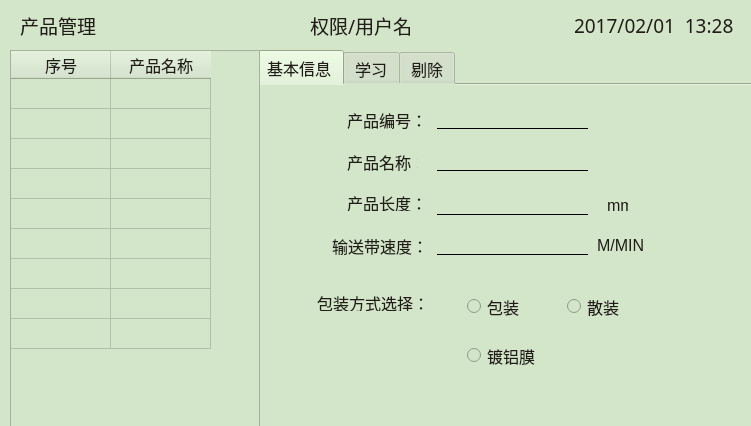
<?xml version="1.0" encoding="UTF-8"?>
<ui version="4.0">
 <class>Management</class>
 <widget class="QWidget" name="Management">
  <property name="geometry">
   <rect>
    <x>0</x>
    <y>0</y>
    <width>751</width>
    <height>426</height>
   </rect>
  </property>
  <property name="palette">
   <palette>
    <active>
     <colorrole role="Button">
      <brush brushstyle="SolidPattern">
       <color alpha="255">
        <red>212</red>
        <green>230</green>
        <blue>202</blue>
       </color>
      </brush>
     </colorrole>
     <colorrole role="Base">
      <brush brushstyle="SolidPattern">
       <color alpha="255">
        <red>212</red>
        <green>230</green>
        <blue>202</blue>
       </color>
      </brush>
     </colorrole>
     <colorrole role="Window">
      <brush brushstyle="SolidPattern">
       <color alpha="255">
        <red>212</red>
        <green>230</green>
        <blue>202</blue>
       </color>
      </brush>
     </colorrole>
    </active>
    <inactive>
     <colorrole role="Button">
      <brush brushstyle="SolidPattern">
       <color alpha="255">
        <red>212</red>
        <green>230</green>
        <blue>202</blue>
       </color>
      </brush>
     </colorrole>
     <colorrole role="Base">
      <brush brushstyle="SolidPattern">
       <color alpha="255">
        <red>212</red>
        <green>230</green>
        <blue>202</blue>
       </color>
      </brush>
     </colorrole>
     <colorrole role="Window">
      <brush brushstyle="SolidPattern">
       <color alpha="255">
        <red>212</red>
        <green>230</green>
        <blue>202</blue>
       </color>
      </brush>
     </colorrole>
    </inactive>
    <disabled>
     <colorrole role="Button">
      <brush brushstyle="SolidPattern">
       <color alpha="255">
        <red>212</red>
        <green>230</green>
        <blue>202</blue>
       </color>
      </brush>
     </colorrole>
     <colorrole role="Base">
      <brush brushstyle="SolidPattern">
       <color alpha="255">
        <red>212</red>
        <green>230</green>
        <blue>202</blue>
       </color>
      </brush>
     </colorrole>
     <colorrole role="Window">
      <brush brushstyle="SolidPattern">
       <color alpha="255">
        <red>212</red>
        <green>230</green>
        <blue>202</blue>
       </color>
      </brush>
     </colorrole>
    </disabled>
   </palette>
  </property>
  <property name="windowTitle">
   <string>Form</string>
  </property>
  <property name="styleSheet">
   <string notr="true">background-color: rgb(212, 230, 202);</string>
  </property>
  <widget class="QLabel" name="DateTime">
   <property name="geometry">
    <rect>
     <x>574</x>
     <y>10</y>
     <width>176</width>
     <height>31</height>
    </rect>
   </property>
   <property name="font">
    <font>
     <family>微软雅黑</family>
     <pointsize>14</pointsize>
    </font>
   </property>
   <property name="styleSheet">
    <string notr="true">color: rgb(33, 28, 23);</string>
   </property>
   <property name="frameShape">
    <enum>QFrame::NoFrame</enum>
   </property>
   <property name="text">
    <string>2017/02/01  13:28</string>
   </property>
  </widget>
  <widget class="QLabel" name="ManaLabel">
   <property name="enabled">
    <bool>true</bool>
   </property>
   <property name="geometry">
    <rect>
     <x>20</x>
     <y>10</y>
     <width>101</width>
     <height>31</height>
    </rect>
   </property>
   <property name="font">
    <font>
     <family>微软雅黑</family>
     <pointsize>14</pointsize>
    </font>
   </property>
   <property name="styleSheet">
    <string notr="true">color: rgb(33, 28, 23);</string>
   </property>
   <property name="frameShape">
    <enum>QFrame::NoFrame</enum>
   </property>
   <property name="text">
    <string>产品管理</string>
   </property>
   <property name="textInteractionFlags">
    <set>Qt::LinksAccessibleByMouse</set>
   </property>
  </widget>
  <widget class="QWidget" name="gridLayoutWidget">
   <property name="geometry">
    <rect>
     <x>10</x>
     <y>50</y>
     <width>741</width>
     <height>381</height>
    </rect>
   </property>
   <layout class="QGridLayout" name="gridLayout">
    <item row="0" column="1">
     <widget class="QWidget" name="widget" native="true">
      <widget class="QTabWidget" name="tabWidget">
       <property name="geometry">
        <rect>
         <x>245</x>
         <y>0</y>
         <width>501</width>
         <height>379</height>
        </rect>
       </property>
       <property name="font">
        <font>
         <family>幼圆</family>
         <pointsize>12</pointsize>
        </font>
       </property>
       <property name="styleSheet">
        <string notr="true">color: rgb(33, 28, 23);
background-color: rgb(212, 230, 202);</string>
       </property>
       <property name="currentIndex">
        <number>0</number>
       </property>
       <widget class="QWidget" name="tab1">
        <attribute name="title">
         <string>基本信息</string>
        </attribute>
        <widget class="QLabel" name="label">
         <property name="geometry">
          <rect>
           <x>90</x>
           <y>25</y>
           <width>81</width>
           <height>20</height>
          </rect>
         </property>
         <property name="font">
          <font>
           <family>楷体</family>
           <pointsize>12</pointsize>
          </font>
         </property>
         <property name="styleSheet">
          <string notr="true">color: rgb(33, 28, 23);</string>
         </property>
         <property name="text">
          <string>产品编号：</string>
         </property>
        </widget>
        <widget class="QLabel" name="label_2">
         <property name="geometry">
          <rect>
           <x>90</x>
           <y>110</y>
           <width>81</width>
           <height>16</height>
          </rect>
         </property>
         <property name="font">
          <font>
           <family>楷体</family>
           <pointsize>12</pointsize>
          </font>
         </property>
         <property name="styleSheet">
          <string notr="true">color: rgb(33, 28, 23);</string>
         </property>
         <property name="text">
          <string>产品长度：</string>
         </property>
        </widget>
        <widget class="QLabel" name="label_3">
         <property name="geometry">
          <rect>
           <x>60</x>
           <y>210</y>
           <width>111</width>
           <height>16</height>
          </rect>
         </property>
         <property name="font">
          <font>
           <family>楷体</family>
           <pointsize>12</pointsize>
          </font>
         </property>
         <property name="styleSheet">
          <string notr="true">color: rgb(33, 28, 23);</string>
         </property>
         <property name="text">
          <string>包装方式选择：</string>
         </property>
        </widget>
        <widget class="QLabel" name="label_4">
         <property name="geometry">
          <rect>
           <x>90</x>
           <y>66</y>
           <width>71</width>
           <height>21</height>
          </rect>
         </property>
         <property name="font">
          <font>
           <family>楷体</family>
           <pointsize>12</pointsize>
          </font>
         </property>
         <property name="styleSheet">
          <string notr="true">color: rgb(33, 28, 23);</string>
         </property>
         <property name="text">
          <string>产品名称：</string>
         </property>
        </widget>
        <widget class="QLabel" name="label_5">
         <property name="geometry">
          <rect>
           <x>75</x>
           <y>150</y>
           <width>91</width>
           <height>21</height>
          </rect>
         </property>
         <property name="font">
          <font>
           <family>楷体</family>
           <pointsize>12</pointsize>
          </font>
         </property>
         <property name="styleSheet">
          <string notr="true">color: rgb(33, 28, 23);</string>
         </property>
         <property name="text">
          <string>输送带速度：</string>
         </property>
        </widget>
        <widget class="QRadioButton" name="packButton">
         <property name="enabled">
          <bool>true</bool>
         </property>
         <property name="geometry">
          <rect>
           <x>210</x>
           <y>210</y>
           <width>71</width>
           <height>23</height>
          </rect>
         </property>
         <property name="font">
          <font>
           <family>楷体</family>
           <pointsize>12</pointsize>
          </font>
         </property>
         <property name="text">
          <string>包装</string>
         </property>
        </widget>
        <widget class="QRadioButton" name="bulkButton">
         <property name="geometry">
          <rect>
           <x>310</x>
           <y>210</y>
           <width>61</width>
           <height>23</height>
          </rect>
         </property>
         <property name="font">
          <font>
           <family>楷体</family>
           <pointsize>12</pointsize>
          </font>
         </property>
         <property name="styleSheet">
          <string notr="true">color: rgb(33, 28, 23);</string>
         </property>
         <property name="text">
          <string>散装</string>
         </property>
        </widget>
        <widget class="QRadioButton" name="AluminizerButton">
         <property name="enabled">
          <bool>true</bool>
         </property>
         <property name="geometry">
          <rect>
           <x>210</x>
           <y>260</y>
           <width>81</width>
           <height>21</height>
          </rect>
         </property>
         <property name="font">
          <font>
           <family>楷体</family>
           <pointsize>12</pointsize>
          </font>
         </property>
         <property name="styleSheet">
          <string notr="true">color: rgb(33, 28, 23);</string>
         </property>
         <property name="text">
          <string>镀铝膜</string>
         </property>
        </widget>
        <widget class="QLabel" name="label_27">
         <property name="geometry">
          <rect>
           <x>350</x>
           <y>110</y>
           <width>21</width>
           <height>20</height>
          </rect>
         </property>
         <property name="font">
          <font>
           <pointsize>12</pointsize>
          </font>
         </property>
         <property name="text">
          <string>mm</string>
         </property>
        </widget>
        <widget class="QLabel" name="label_28">
         <property name="geometry">
          <rect>
           <x>340</x>
           <y>150</y>
           <width>51</width>
           <height>20</height>
          </rect>
         </property>
         <property name="font">
          <font>
           <pointsize>12</pointsize>
          </font>
         </property>
         <property name="text">
          <string>M/MIN</string>
         </property>
        </widget>
        <widget class="QLineEdit" name="NumEdit">
         <property name="enabled">
          <bool>true</bool>
         </property>
         <property name="geometry">
          <rect>
           <x>180</x>
           <y>24</y>
           <width>151</width>
           <height>20</height>
          </rect>
         </property>
         <property name="focusPolicy">
          <enum>Qt::StrongFocus</enum>
         </property>
         <property name="styleSheet">
          <string notr="true">border:none;
border-bottom:1px solid #000;
background-color: rgb(212, 230, 202);</string>
         </property>
        </widget>
        <widget class="QLineEdit" name="NameEdit">
         <property name="enabled">
          <bool>true</bool>
         </property>
         <property name="geometry">
          <rect>
           <x>180</x>
           <y>66</y>
           <width>151</width>
           <height>20</height>
          </rect>
         </property>
         <property name="focusPolicy">
          <enum>Qt::StrongFocus</enum>
         </property>
         <property name="styleSheet">
          <string notr="true">border:none;
border-bottom:1px solid #000;
background-color: rgb(212, 230, 202);</string>
         </property>
        </widget>
        <widget class="QLineEdit" name="SpeedEdit">
         <property name="enabled">
          <bool>true</bool>
         </property>
         <property name="geometry">
          <rect>
           <x>180</x>
           <y>150</y>
           <width>151</width>
           <height>20</height>
          </rect>
         </property>
         <property name="styleSheet">
          <string notr="true">border:none;
border-bottom:1px solid #000;
background-color: rgb(212, 230, 202);</string>
         </property>
        </widget>
        <widget class="QLineEdit" name="LengthEdit">
         <property name="enabled">
          <bool>true</bool>
         </property>
         <property name="geometry">
          <rect>
           <x>180</x>
           <y>110</y>
           <width>151</width>
           <height>20</height>
          </rect>
         </property>
         <property name="styleSheet">
          <string notr="true">border:none;
border-bottom:1px solid #000;
background-color: rgb(212, 230, 202);</string>
         </property>
        </widget>
       </widget>
       <widget class="QWidget" name="tab2">
        <attribute name="title">
         <string>学习</string>
        </attribute>
        <widget class="QLabel" name="label_11">
         <property name="geometry">
          <rect>
           <x>60</x>
           <y>200</y>
           <width>81</width>
           <height>16</height>
          </rect>
         </property>
         <property name="font">
          <font>
           <family>楷体</family>
           <pointsize>12</pointsize>
          </font>
         </property>
         <property name="text">
          <string>学习选择：</string>
         </property>
        </widget>
        <widget class="QLabel" name="label_12">
         <property name="geometry">
          <rect>
           <x>80</x>
           <y>240</y>
           <width>171</width>
           <height>16</height>
          </rect>
         </property>
         <property name="font">
          <font>
           <family>楷体</family>
           <pointsize>12</pointsize>
          </font>
         </property>
         <property name="text">
          <string>产品过光电出探头时间：</string>
         </property>
        </widget>
        <widget class="QRadioButton" name="radioButton">
         <property name="geometry">
          <rect>
           <x>60</x>
           <y>280</y>
           <width>141</width>
           <height>16</height>
          </rect>
         </property>
         <property name="font">
          <font>
           <family>楷体</family>
           <pointsize>12</pointsize>
          </font>
         </property>
         <property name="text">
          <string>输送带自动往复</string>
         </property>
        </widget>
        <widget class="QPushButton" name="PositiveTest">
         <property name="geometry">
          <rect>
           <x>140</x>
           <y>170</y>
           <width>75</width>
           <height>23</height>
          </rect>
         </property>
         <property name="font">
          <font>
           <family>楷体</family>
           <pointsize>12</pointsize>
          </font>
         </property>
         <property name="styleSheet">
          <string notr="true">background-color: rgb(83, 148, 160);
color: rgb(255, 250, 240);
border-radius:5px;</string>
         </property>
         <property name="text">
          <string>正检测</string>
         </property>
        </widget>
        <widget class="QPushButton" name="NagtiveTest">
         <property name="geometry">
          <rect>
           <x>280</x>
           <y>170</y>
           <width>75</width>
           <height>23</height>
          </rect>
         </property>
         <property name="font">
          <font>
           <family>楷体</family>
           <pointsize>12</pointsize>
          </font>
         </property>
         <property name="styleSheet">
          <string notr="true">background-color: rgb(83, 148, 160);
color: rgb(255, 250, 240);
border-radius:5px;</string>
         </property>
         <property name="text">
          <string>反检测</string>
         </property>
        </widget>
        <widget class="QLineEdit" name="LightTime">
         <property name="geometry">
          <rect>
           <x>250</x>
           <y>240</y>
           <width>101</width>
           <height>20</height>
          </rect>
         </property>
         <property name="font">
          <font>
           <family>楷体</family>
           <pointsize>12</pointsize>
          </font>
         </property>
         <property name="styleSheet">
          <string notr="true">border:none;
border-bottom:1px solid #000;
background-color: rgb(212, 230, 202);</string>
         </property>
        </widget>
        <widget class="QLabel" name="label_13">
         <property name="geometry">
          <rect>
           <x>360</x>
           <y>240</y>
           <width>31</width>
           <height>16</height>
          </rect>
         </property>
         <property name="font">
          <font>
           <family>楷体</family>
           <pointsize>12</pointsize>
          </font>
         </property>
         <property name="text">
          <string>SEC</string>
         </property>
        </widget>
        <widget class="QLabel" name="label_6">
         <property name="geometry">
          <rect>
           <x>40</x>
           <y>20</y>
           <width>111</width>
           <height>16</height>
          </rect>
         </property>
         <property name="font">
          <font>
           <family>楷体</family>
           <pointsize>12</pointsize>
          </font>
         </property>
         <property name="text">
          <string>产品特征选择：</string>
         </property>
        </widget>
        <widget class="QLabel" name="label_7">
         <property name="geometry">
          <rect>
           <x>60</x>
           <y>50</y>
           <width>81</width>
           <height>16</height>
          </rect>
         </property>
         <property name="font">
          <font>
           <family>楷体</family>
           <pointsize>12</pointsize>
          </font>
         </property>
         <property name="text">
          <string>产品含水量</string>
         </property>
        </widget>
        <widget class="QLabel" name="label_8">
         <property name="geometry">
          <rect>
           <x>60</x>
           <y>80</y>
           <width>81</width>
           <height>16</height>
          </rect>
         </property>
         <property name="font">
          <font>
           <family>楷体</family>
           <pointsize>12</pointsize>
          </font>
         </property>
         <property name="text">
          <string>产品含盐量</string>
         </property>
        </widget>
        <widget class="QLabel" name="label_9">
         <property name="geometry">
          <rect>
           <x>70</x>
           <y>110</y>
           <width>71</width>
           <height>16</height>
          </rect>
         </property>
         <property name="font">
          <font>
           <family>楷体</family>
           <pointsize>12</pointsize>
          </font>
         </property>
         <property name="text">
          <string>产品体积</string>
         </property>
        </widget>
        <widget class="QLabel" name="label_10">
         <property name="geometry">
          <rect>
           <x>50</x>
           <y>140</y>
           <width>91</width>
           <height>16</height>
          </rect>
         </property>
         <property name="font">
          <font>
           <family>楷体</family>
           <pointsize>12</pointsize>
          </font>
         </property>
         <property name="text">
          <string>全手动模式</string>
         </property>
        </widget>
        <widget class="QPushButton" name="LearningButton">
         <property name="geometry">
          <rect>
           <x>180</x>
           <y>312</y>
           <width>75</width>
           <height>23</height>
          </rect>
         </property>
         <property name="font">
          <font>
           <family>楷体</family>
           <pointsize>12</pointsize>
          </font>
         </property>
         <property name="styleSheet">
          <string notr="true">background-color: rgb(83, 148, 160);
color: rgb(255, 250, 240);
border-radius:5px;</string>
         </property>
         <property name="text">
          <string>产品学习</string>
         </property>
        </widget>
        <widget class="QSlider" name="Slider1">
         <property name="geometry">
          <rect>
           <x>160</x>
           <y>50</y>
           <width>160</width>
           <height>16</height>
          </rect>
         </property>
         <property name="orientation">
          <enum>Qt::Horizontal</enum>
         </property>
        </widget>
        <widget class="QSlider" name="Slider2">
         <property name="geometry">
          <rect>
           <x>160</x>
           <y>80</y>
           <width>160</width>
           <height>16</height>
          </rect>
         </property>
         <property name="orientation">
          <enum>Qt::Horizontal</enum>
         </property>
        </widget>
        <widget class="QSlider" name="Slider3">
         <property name="geometry">
          <rect>
           <x>160</x>
           <y>120</y>
           <width>160</width>
           <height>16</height>
          </rect>
         </property>
         <property name="orientation">
          <enum>Qt::Horizontal</enum>
         </property>
        </widget>
       </widget>
       <widget class="QWidget" name="tab3">
        <attribute name="title">
         <string>剔除</string>
        </attribute>
        <widget class="QLabel" name="label_16">
         <property name="geometry">
          <rect>
           <x>250</x>
           <y>55</y>
           <width>81</width>
           <height>16</height>
          </rect>
         </property>
         <property name="font">
          <font>
           <family>楷体</family>
           <pointsize>12</pointsize>
          </font>
         </property>
         <property name="text">
          <string>剔除保持：</string>
         </property>
        </widget>
        <widget class="QLabel" name="label_17">
         <property name="geometry">
          <rect>
           <x>80</x>
           <y>145</y>
           <width>71</width>
           <height>16</height>
          </rect>
         </property>
         <property name="font">
          <font>
           <family>楷体</family>
           <pointsize>12</pointsize>
          </font>
         </property>
         <property name="text">
          <string>停机延时：</string>
         </property>
        </widget>
        <widget class="QLineEdit" name="RmoveTime">
         <property name="geometry">
          <rect>
           <x>150</x>
           <y>55</y>
           <width>51</width>
           <height>20</height>
          </rect>
         </property>
         <property name="font">
          <font>
           <family>楷体</family>
           <pointsize>12</pointsize>
          </font>
         </property>
         <property name="styleSheet">
          <string notr="true">border:none;
border-bottom:1px solid #000;
background-color: rgb(212, 230, 202);</string>
         </property>
         <property name="text">
          <string>2000</string>
         </property>
        </widget>
        <widget class="QLabel" name="label_21">
         <property name="geometry">
          <rect>
           <x>210</x>
           <y>50</y>
           <width>21</width>
           <height>16</height>
          </rect>
         </property>
         <property name="font">
          <font>
           <family>楷体</family>
           <pointsize>12</pointsize>
          </font>
         </property>
         <property name="text">
          <string>ms</string>
         </property>
        </widget>
        <widget class="QLineEdit" name="RmoveKeep">
         <property name="geometry">
          <rect>
           <x>320</x>
           <y>55</y>
           <width>51</width>
           <height>20</height>
          </rect>
         </property>
         <property name="font">
          <font>
           <family>楷体</family>
           <pointsize>12</pointsize>
          </font>
         </property>
         <property name="styleSheet">
          <string notr="true">border:none;
border-bottom:1px solid #000;
background-color: rgb(212, 230, 202);</string>
         </property>
         <property name="text">
          <string>500</string>
         </property>
        </widget>
        <widget class="QLabel" name="label_22">
         <property name="geometry">
          <rect>
           <x>380</x>
           <y>55</y>
           <width>21</width>
           <height>16</height>
          </rect>
         </property>
         <property name="font">
          <font>
           <family>楷体</family>
           <pointsize>12</pointsize>
          </font>
         </property>
         <property name="text">
          <string>ms</string>
         </property>
        </widget>
        <widget class="QLineEdit" name="StopTime">
         <property name="geometry">
          <rect>
           <x>160</x>
           <y>145</y>
           <width>71</width>
           <height>20</height>
          </rect>
         </property>
         <property name="styleSheet">
          <string notr="true">border:none;
border-bottom:1px solid #000;
background-color: rgb(212, 230, 202);</string>
         </property>
        </widget>
        <widget class="QLineEdit" name="StartTime">
         <property name="geometry">
          <rect>
           <x>160</x>
           <y>185</y>
           <width>71</width>
           <height>20</height>
          </rect>
         </property>
         <property name="font">
          <font>
           <family>楷体</family>
           <pointsize>12</pointsize>
          </font>
         </property>
         <property name="styleSheet">
          <string notr="true">border:none;
border-bottom:1px solid #000;
background-color: rgb(212, 230, 202);</string>
         </property>
        </widget>
        <widget class="QLineEdit" name="BackTime">
         <property name="geometry">
          <rect>
           <x>200</x>
           <y>255</y>
           <width>71</width>
           <height>20</height>
          </rect>
         </property>
         <property name="font">
          <font>
           <family>楷体</family>
           <pointsize>12</pointsize>
          </font>
         </property>
         <property name="styleSheet">
          <string notr="true">border:none;
border-bottom:1px solid #000;
background-color: rgb(212, 230, 202);</string>
         </property>
        </widget>
        <widget class="QLabel" name="label_23">
         <property name="geometry">
          <rect>
           <x>240</x>
           <y>145</y>
           <width>16</width>
           <height>16</height>
          </rect>
         </property>
         <property name="font">
          <font>
           <family>楷体</family>
           <pointsize>12</pointsize>
          </font>
         </property>
         <property name="text">
          <string>ms</string>
         </property>
        </widget>
        <widget class="QLabel" name="label_24">
         <property name="geometry">
          <rect>
           <x>240</x>
           <y>185</y>
           <width>21</width>
           <height>16</height>
          </rect>
         </property>
         <property name="font">
          <font>
           <family>楷体</family>
           <pointsize>12</pointsize>
          </font>
         </property>
         <property name="text">
          <string>ms</string>
         </property>
        </widget>
        <widget class="QLabel" name="label_25">
         <property name="geometry">
          <rect>
           <x>280</x>
           <y>255</y>
           <width>21</width>
           <height>16</height>
          </rect>
         </property>
         <property name="font">
          <font>
           <family>楷体</family>
           <pointsize>12</pointsize>
          </font>
         </property>
         <property name="text">
          <string>ms</string>
         </property>
        </widget>
        <widget class="QLabel" name="label_26">
         <property name="geometry">
          <rect>
           <x>70</x>
           <y>55</y>
           <width>81</width>
           <height>16</height>
          </rect>
         </property>
         <property name="font">
          <font>
           <family>楷体</family>
           <pointsize>12</pointsize>
          </font>
         </property>
         <property name="styleSheet">
          <string notr="true">color: rgb(33, 28, 23);</string>
         </property>
         <property name="text">
          <string>剔除延时：</string>
         </property>
        </widget>
        <widget class="QCheckBox" name="OddRmove">
         <property name="geometry">
          <rect>
           <x>80</x>
           <y>85</y>
           <width>91</width>
           <height>16</height>
          </rect>
         </property>
         <property name="font">
          <font>
           <family>楷体</family>
           <pointsize>12</pointsize>
          </font>
         </property>
         <property name="styleSheet">
          <string notr="true">color: rgb(33, 28, 23);</string>
         </property>
         <property name="text">
          <string>单程剔除</string>
         </property>
        </widget>
        <widget class="QCheckBox" name="AutoStart">
         <property name="geometry">
          <rect>
           <x>80</x>
           <y>185</y>
           <width>71</width>
           <height>16</height>
          </rect>
         </property>
         <property name="font">
          <font>
           <family>楷体</family>
           <pointsize>12</pointsize>
          </font>
         </property>
         <property name="text">
          <string>自启动</string>
         </property>
        </widget>
        <widget class="QLabel" name="label_19">
         <property name="geometry">
          <rect>
           <x>130</x>
           <y>255</y>
           <width>81</width>
           <height>16</height>
          </rect>
         </property>
         <property name="font">
          <font>
           <family>楷体</family>
           <pointsize>12</pointsize>
          </font>
         </property>
         <property name="text">
          <string>倒带延时：</string>
         </property>
        </widget>
        <widget class="QPushButton" name="RemoveTest">
         <property name="geometry">
          <rect>
           <x>90</x>
           <y>320</y>
           <width>75</width>
           <height>23</height>
          </rect>
         </property>
         <property name="font">
          <font>
           <family>楷体</family>
           <pointsize>12</pointsize>
          </font>
         </property>
         <property name="styleSheet">
          <string notr="true">background-color: rgb(83, 148, 160);
color: rgb(255, 250, 240);
border-radius:5px;</string>
         </property>
         <property name="text">
          <string>剔除检验</string>
         </property>
        </widget>
        <widget class="QPushButton" name="FinishButton">
         <property name="geometry">
          <rect>
           <x>290</x>
           <y>320</y>
           <width>75</width>
           <height>23</height>
          </rect>
         </property>
         <property name="font">
          <font>
           <family>楷体</family>
           <pointsize>12</pointsize>
          </font>
         </property>
         <property name="styleSheet">
          <string notr="true">background-color: rgb(83, 148, 160);
color: rgb(255, 250, 240);
border-radius:5px;</string>
         </property>
         <property name="text">
          <string>完成</string>
         </property>
        </widget>
        <widget class="QPushButton" name="RemovedButton">
         <property name="geometry">
          <rect>
           <x>50</x>
           <y>15</y>
           <width>75</width>
           <height>23</height>
          </rect>
         </property>
         <property name="font">
          <font>
           <family>楷体</family>
           <pointsize>12</pointsize>
          </font>
         </property>
         <property name="styleSheet">
          <string notr="true">background-color: rgb(83, 148, 160);
color: rgb(255, 250, 240);
border-radius:5px;</string>
         </property>
         <property name="text">
          <string>剔除设置</string>
         </property>
        </widget>
        <widget class="QPushButton" name="StopButton">
         <property name="geometry">
          <rect>
           <x>50</x>
           <y>115</y>
           <width>75</width>
           <height>23</height>
          </rect>
         </property>
         <property name="font">
          <font>
           <family>楷体</family>
           <pointsize>12</pointsize>
          </font>
         </property>
         <property name="styleSheet">
          <string notr="true">background-color: rgb(83, 148, 160);
color: rgb(255, 250, 240);
border-radius:5px;</string>
         </property>
         <property name="text">
          <string>停机设置</string>
         </property>
        </widget>
        <widget class="QPushButton" name="BackButton">
         <property name="geometry">
          <rect>
           <x>50</x>
           <y>215</y>
           <width>75</width>
           <height>23</height>
          </rect>
         </property>
         <property name="font">
          <font>
           <family>楷体</family>
           <pointsize>12</pointsize>
          </font>
         </property>
         <property name="styleSheet">
          <string notr="true">background-color: rgb(83, 148, 160);
color: rgb(255, 250, 240);
border-radius:5px;</string>
         </property>
         <property name="text">
          <string>倒带设置</string>
         </property>
        </widget>
        <widget class="QRadioButton" name="Light">
         <property name="geometry">
          <rect>
           <x>190</x>
           <y>285</y>
           <width>89</width>
           <height>17</height>
          </rect>
         </property>
         <property name="font">
          <font>
           <family>楷体</family>
           <pointsize>12</pointsize>
          </font>
         </property>
         <property name="text">
          <string>警灯开启</string>
         </property>
        </widget>
        <widget class="QLabel" name="line_1">
         <property name="geometry">
          <rect>
           <x>10</x>
           <y>107</y>
           <width>461</width>
           <height>20</height>
          </rect>
         </property>
         <property name="styleSheet">
          <string notr="true">
border:1px dashed #fff;</string>
         </property>
         <property name="text">
          <string/>
         </property>
        </widget>
        <widget class="QLabel" name="line_2">
         <property name="geometry">
          <rect>
           <x>10</x>
           <y>210</y>
           <width>461</width>
           <height>20</height>
          </rect>
         </property>
         <property name="styleSheet">
          <string notr="true">
border:1px dashed #fff;</string>
         </property>
         <property name="text">
          <string/>
         </property>
        </widget>
        <widget class="QLabel" name="red">
         <property name="geometry">
          <rect>
           <x>140</x>
           <y>280</y>
           <width>31</width>
           <height>31</height>
          </rect>
         </property>
         <property name="styleSheet">
          <string notr="true">border-image: url(:/new/prefix1/image/circle_red.png);</string>
         </property>
         <property name="text">
          <string/>
         </property>
        </widget>
        <widget class="QLabel" name="green">
         <property name="geometry">
          <rect>
           <x>140</x>
           <y>280</y>
           <width>31</width>
           <height>31</height>
          </rect>
         </property>
         <property name="styleSheet">
          <string notr="true">border-image: url(:/new/prefix1/image/circle_green.png);</string>
         </property>
         <property name="text">
          <string/>
         </property>
        </widget>
       </widget>
      </widget>
      <widget class="QTableWidget" name="tableWidget">
       <property name="geometry">
        <rect>
         <x>0</x>
         <y>0</y>
         <width>250</width>
         <height>379</height>
        </rect>
       </property>
       <property name="styleSheet">
        <string notr="true">color: rgb(33, 28, 23);
background-color: rgb(212, 230, 202);</string>
       </property>
       <attribute name="verticalHeaderVisible">
        <bool>false</bool>
       </attribute>
       <row>
        <property name="text">
         <string>新建行</string>
        </property>
       </row>
       <row>
        <property name="text">
         <string>新建行</string>
        </property>
       </row>
       <row>
        <property name="text">
         <string>新建行</string>
        </property>
       </row>
       <row>
        <property name="text">
         <string>新建行</string>
        </property>
       </row>
       <row>
        <property name="text">
         <string>新建行</string>
        </property>
       </row>
       <row>
        <property name="text">
         <string>新建行</string>
        </property>
       </row>
       <row>
        <property name="text">
         <string>新建行</string>
        </property>
       </row>
       <row>
        <property name="text">
         <string>新建行</string>
        </property>
       </row>
       <row>
        <property name="text">
         <string>新建行</string>
        </property>
       </row>
       <column>
        <property name="text">
         <string>序号</string>
        </property>
        <property name="font">
         <font>
          <family>幼圆</family>
          <pointsize>12</pointsize>
         </font>
        </property>
       </column>
       <column>
        <property name="text">
         <string>产品名称</string>
        </property>
        <property name="font">
         <font>
          <family>幼圆</family>
          <pointsize>12</pointsize>
         </font>
        </property>
       </column>
      </widget>
     </widget>
    </item>
   </layout>
  </widget>
  <widget class="QLabel" name="SpeedDisLabel">
   <property name="geometry">
    <rect>
     <x>310</x>
     <y>10</y>
     <width>111</width>
     <height>31</height>
    </rect>
   </property>
   <property name="font">
    <font>
     <family>微软雅黑</family>
     <pointsize>14</pointsize>
    </font>
   </property>
   <property name="styleSheet">
    <string notr="true">color: rgb(33, 28, 23);</string>
   </property>
   <property name="text">
    <string>权限/用户名</string>
   </property>
  </widget>
 </widget>
 <tabstops>
  <tabstop>packButton</tabstop>
  <tabstop>bulkButton</tabstop>
  <tabstop>AluminizerButton</tabstop>
  <tabstop>NumEdit</tabstop>
  <tabstop>NameEdit</tabstop>
  <tabstop>SpeedEdit</tabstop>
  <tabstop>LengthEdit</tabstop>
  <tabstop>radioButton</tabstop>
  <tabstop>PositiveTest</tabstop>
  <tabstop>NagtiveTest</tabstop>
  <tabstop>LightTime</tabstop>
  <tabstop>LearningButton</tabstop>
  <tabstop>RmoveTime</tabstop>
  <tabstop>RmoveKeep</tabstop>
  <tabstop>StopTime</tabstop>
  <tabstop>StartTime</tabstop>
  <tabstop>BackTime</tabstop>
  <tabstop>OddRmove</tabstop>
  <tabstop>AutoStart</tabstop>
  <tabstop>RemoveTest</tabstop>
  <tabstop>FinishButton</tabstop>
  <tabstop>RemovedButton</tabstop>
  <tabstop>StopButton</tabstop>
  <tabstop>BackButton</tabstop>
  <tabstop>Light</tabstop>
 </tabstops>
 <resources/>
 <connections/>
</ui>
